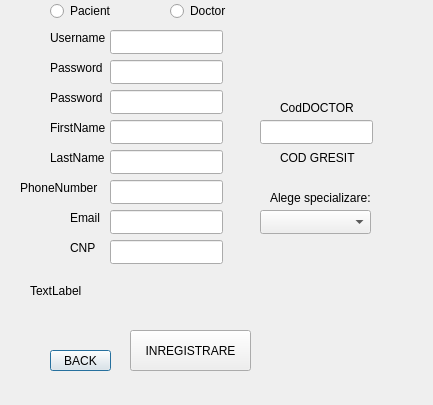
<?xml version="1.0" encoding="UTF-8"?>
<ui version="4.0">
 <class>Register</class>
 <widget class="QDialog" name="Register">
  <property name="geometry">
   <rect>
    <x>0</x>
    <y>0</y>
    <width>433</width>
    <height>405</height>
   </rect>
  </property>
  <property name="windowTitle">
   <string>Register</string>
  </property>
  <widget class="QPushButton" name="pushButton">
   <property name="geometry">
    <rect>
     <x>50</x>
     <y>350</y>
     <width>61</width>
     <height>21</height>
    </rect>
   </property>
   <property name="text">
    <string>BACK</string>
   </property>
  </widget>
  <widget class="QPushButton" name="pushButton_2">
   <property name="geometry">
    <rect>
     <x>130</x>
     <y>330</y>
     <width>121</width>
     <height>41</height>
    </rect>
   </property>
   <property name="text">
    <string>INREGISTRARE</string>
   </property>
  </widget>
  <widget class="QLabel" name="Username">
   <property name="geometry">
    <rect>
     <x>50</x>
     <y>30</y>
     <width>61</width>
     <height>16</height>
    </rect>
   </property>
   <property name="text">
    <string>Username</string>
   </property>
  </widget>
  <widget class="QLabel" name="Password">
   <property name="geometry">
    <rect>
     <x>50</x>
     <y>60</y>
     <width>61</width>
     <height>16</height>
    </rect>
   </property>
   <property name="text">
    <string>Password</string>
   </property>
  </widget>
  <widget class="QLabel" name="FirstName">
   <property name="geometry">
    <rect>
     <x>50</x>
     <y>120</y>
     <width>61</width>
     <height>16</height>
    </rect>
   </property>
   <property name="text">
    <string>FirstName</string>
   </property>
  </widget>
  <widget class="QLabel" name="LastName">
   <property name="geometry">
    <rect>
     <x>50</x>
     <y>150</y>
     <width>61</width>
     <height>16</height>
    </rect>
   </property>
   <property name="text">
    <string>LastName</string>
   </property>
  </widget>
  <widget class="QLabel" name="Email">
   <property name="geometry">
    <rect>
     <x>70</x>
     <y>210</y>
     <width>31</width>
     <height>16</height>
    </rect>
   </property>
   <property name="text">
    <string>Email</string>
   </property>
  </widget>
  <widget class="QLabel" name="CNP">
   <property name="geometry">
    <rect>
     <x>70</x>
     <y>240</y>
     <width>31</width>
     <height>16</height>
    </rect>
   </property>
   <property name="text">
    <string>CNP</string>
   </property>
  </widget>
  <widget class="QLabel" name="PhoneNumber">
   <property name="geometry">
    <rect>
     <x>20</x>
     <y>180</y>
     <width>81</width>
     <height>16</height>
    </rect>
   </property>
   <property name="text">
    <string>PhoneNumber</string>
   </property>
  </widget>
  <widget class="QLabel" name="Password2">
   <property name="geometry">
    <rect>
     <x>50</x>
     <y>90</y>
     <width>61</width>
     <height>16</height>
    </rect>
   </property>
   <property name="text">
    <string>Password</string>
   </property>
  </widget>
  <widget class="QLineEdit" name="cstUsername">
   <property name="geometry">
    <rect>
     <x>110</x>
     <y>30</y>
     <width>113</width>
     <height>24</height>
    </rect>
   </property>
  </widget>
  <widget class="QLineEdit" name="cstPassword1">
   <property name="geometry">
    <rect>
     <x>110</x>
     <y>60</y>
     <width>113</width>
     <height>24</height>
    </rect>
   </property>
  </widget>
  <widget class="QLineEdit" name="cstPassword2">
   <property name="geometry">
    <rect>
     <x>110</x>
     <y>90</y>
     <width>113</width>
     <height>24</height>
    </rect>
   </property>
  </widget>
  <widget class="QLineEdit" name="cstFirstName">
   <property name="geometry">
    <rect>
     <x>110</x>
     <y>120</y>
     <width>113</width>
     <height>24</height>
    </rect>
   </property>
  </widget>
  <widget class="QLineEdit" name="cstEmail">
   <property name="geometry">
    <rect>
     <x>110</x>
     <y>210</y>
     <width>113</width>
     <height>24</height>
    </rect>
   </property>
  </widget>
  <widget class="QLineEdit" name="cstPhoneNumber">
   <property name="geometry">
    <rect>
     <x>110</x>
     <y>180</y>
     <width>113</width>
     <height>24</height>
    </rect>
   </property>
  </widget>
  <widget class="QLineEdit" name="cstLastName">
   <property name="geometry">
    <rect>
     <x>110</x>
     <y>150</y>
     <width>113</width>
     <height>24</height>
    </rect>
   </property>
  </widget>
  <widget class="QLineEdit" name="cstCNP">
   <property name="geometry">
    <rect>
     <x>110</x>
     <y>240</y>
     <width>113</width>
     <height>24</height>
    </rect>
   </property>
  </widget>
  <widget class="QLabel" name="testflorica">
   <property name="geometry">
    <rect>
     <x>30</x>
     <y>270</y>
     <width>271</width>
     <height>41</height>
    </rect>
   </property>
   <property name="text">
    <string>TextLabel</string>
   </property>
  </widget>
  <widget class="QRadioButton" name="radPacient">
   <property name="geometry">
    <rect>
     <x>50</x>
     <y>0</y>
     <width>91</width>
     <height>22</height>
    </rect>
   </property>
   <property name="text">
    <string>Pacient</string>
   </property>
  </widget>
  <widget class="QRadioButton" name="radDoctor">
   <property name="geometry">
    <rect>
     <x>170</x>
     <y>0</y>
     <width>91</width>
     <height>22</height>
    </rect>
   </property>
   <property name="text">
    <string>Doctor</string>
   </property>
  </widget>
  <widget class="QLabel" name="codDoctor">
   <property name="geometry">
    <rect>
     <x>280</x>
     <y>100</y>
     <width>81</width>
     <height>16</height>
    </rect>
   </property>
   <property name="text">
    <string>CodDOCTOR</string>
   </property>
  </widget>
  <widget class="QLineEdit" name="cstCodDoctor">
   <property name="geometry">
    <rect>
     <x>260</x>
     <y>120</y>
     <width>113</width>
     <height>24</height>
    </rect>
   </property>
  </widget>
  <widget class="QLabel" name="CODGresit">
   <property name="geometry">
    <rect>
     <x>280</x>
     <y>150</y>
     <width>81</width>
     <height>16</height>
    </rect>
   </property>
   <property name="text">
    <string>COD GRESIT</string>
   </property>
  </widget>
  <widget class="QComboBox" name="comboSpecializare">
   <property name="geometry">
    <rect>
     <x>260</x>
     <y>210</y>
     <width>111</width>
     <height>24</height>
    </rect>
   </property>
  </widget>
  <widget class="QLabel" name="labelSpecializare">
   <property name="geometry">
    <rect>
     <x>270</x>
     <y>190</y>
     <width>111</width>
     <height>16</height>
    </rect>
   </property>
   <property name="text">
    <string>Alege specializare:</string>
   </property>
  </widget>
 </widget>
 <resources/>
 <connections/>
</ui>
